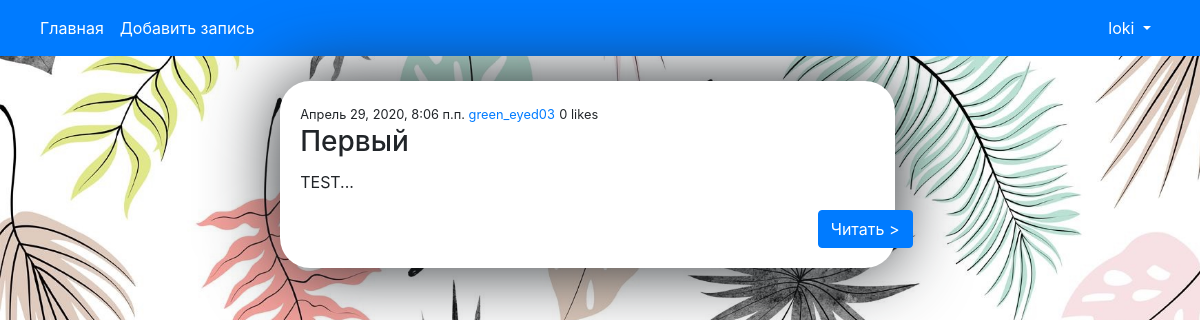
The page / (signed in) on the database as committed earlier.
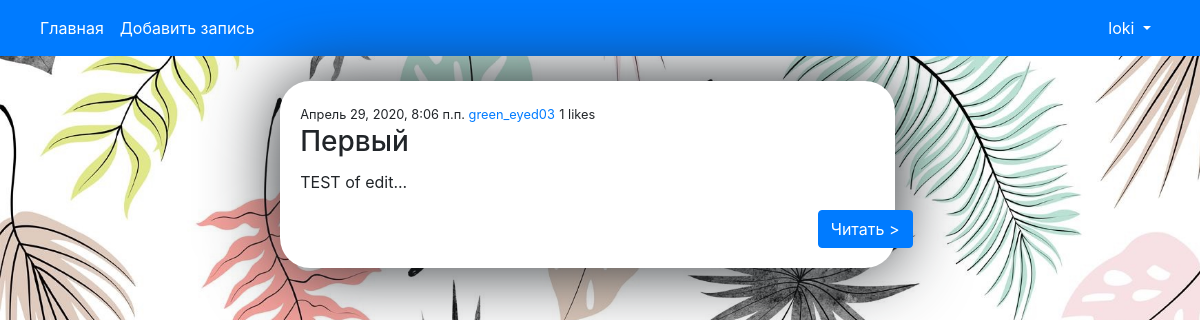
The same page on the database as committed later.
### fun/models.py (models this page shows)
class Post(models.Model):
    author = models.ForeignKey(Author, on_delete=models.CASCADE)
    text = models.TextField()
    title = models.CharField(max_length=100)
    count_like = models.IntegerField(default=0)
    count_comment = models.IntegerField(default=0)
    pub_date = models.DateTimeField()
    themes = models.CharField(max_length=20, blank=True)
    tags = models.CharField(max_length=20, blank=True)

class Author(models.Model):
    user = models.ForeignKey(User, on_delete=models.CASCADE)
    about = models.CharField(max_length=256, blank=True)
    count_posts = models.IntegerField(default=0)
    count_fav = models.IntegerField(default=0)
    fav = models.TextField()
    my_fav = models.TextField()

### fun/views.py (the view)
# urls.py: path('', fv.posts, name='main'),
def posts(request):
    posts_list = Post.objects.all()
    texts_list = []
    for post in posts_list:
        s = post.text
        s = s[:444] + '...'
        texts_list.append(s)
    if posts_list:
        flag = True
    else:
        flag = False
    posts_list = reversed(posts_list)
    texts_list = reversed(texts_list)
    data = zip(list(posts_list), texts_list)
    flag_notification = notification_check(user_id=request.user.id)
    context = {'data': data, 'flag': flag, 'flag_notification': flag_notification}
    return render(request, 'fun/main.html', context)

### fun/views.py (called while the page is built)
def notification_check(user_id):
    my_posts = Post.objects.filter(author_id=user_id)
    likes = []
    comments = []
    for p in my_posts:
        likes.append(Like.objects.filter(post_id=p.id, flag=True))
        comments.append(Comment.objects.filter(post_id=p.id, flag=True))
    f_c = ''
    f_l = ''
    if likes:
        f_l = likes[0]
        if len(f_l) != 0:
            f_l = f_l[0]
    if comments:
        f_c = comments[0]
        if len(f_c) != 0:
            f_c = f_c[0]
    if f_c or f_l:
        flag = True
    else:
        flag = False
    return flag

### fun/templates/fun/main.html
{% extends "base.html" %}
{% block content %}
{% if flag %}
    {% for post, texts in data %}
        <div class="row" style="border-radius: 30px;">
            <div class="card" style="width: 50%; margin-left: 24%; margin-top: 2%; border: white; border-radius: 30px">
                <div class="card-body" style="box-shadow: 0 0 75px; border-radius: 30px;">
                  <small>{{ post.pub_date }} </small>
                  <small><a href="{% url 'author' post.author.id %}">{{ post.author.user.username }}</a></small>
                  <small>{{ post.count_like }} likes</small>
                  <h3 class="card-title">{{ post.title }}</h3>
                  <p class="card-text">{{ texts }}</p>
                  <a href="{% url 'post_details' post.id %}" class="btn btn-primary" style="margin-left: 90%">Читать ></a>
              </div>
          </div>
        </div>
    {% endfor %}
{% else %}
    <div class="card" style="width: 50%; margin-left: 24%; margin-top: 1%">
        <div class="card-body" style="box-shadow: 0 0 75px;">
            <h3 class="card-title">No posts are available.</h3>
        </div>
    </div>
{% endif %}
{% endblock %}

Rows that differ between the two databases and show on the page:
changed Post "Первый": count_like "0" → "1"; texts "TEST..." → "TEST of edit..."
